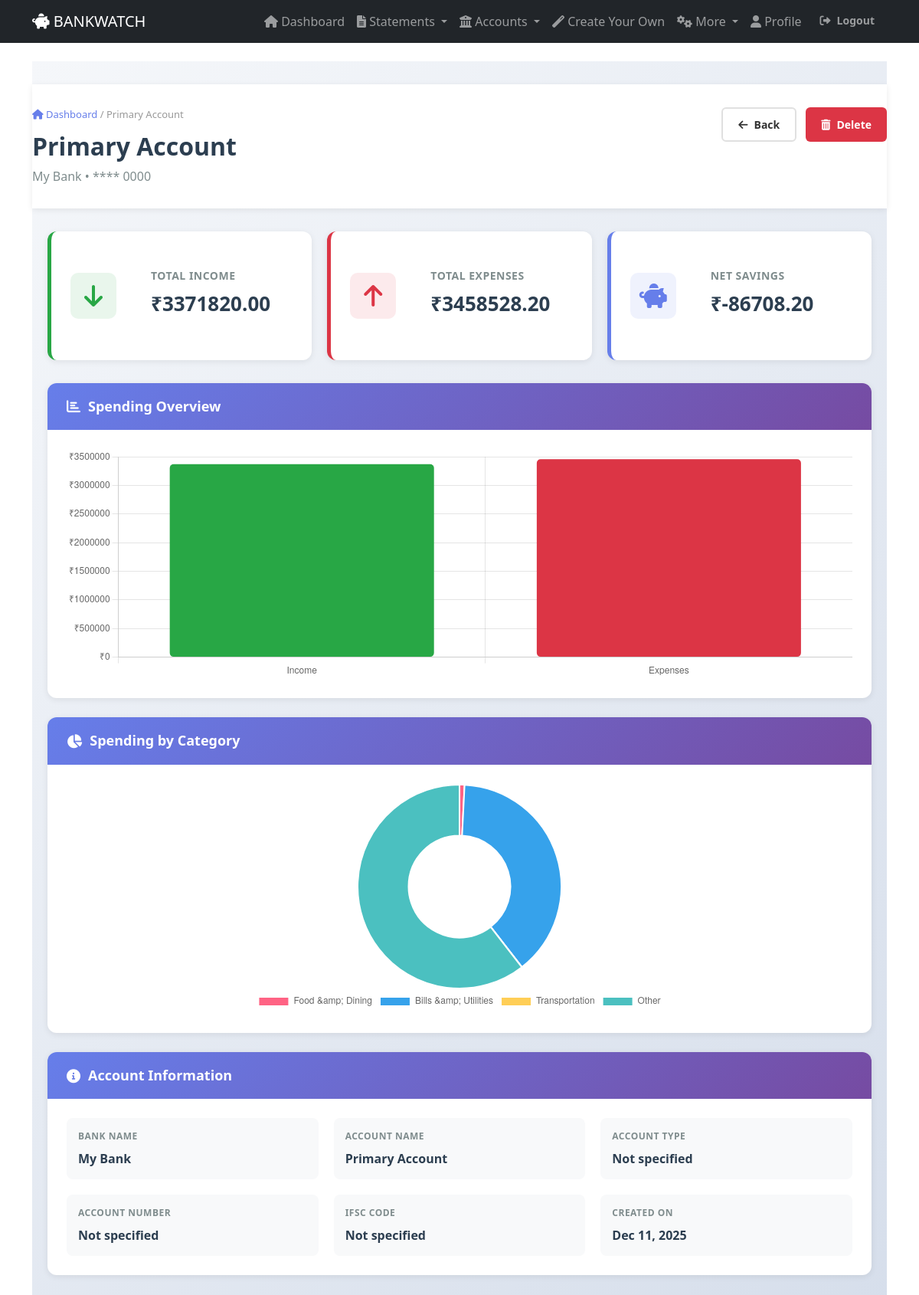
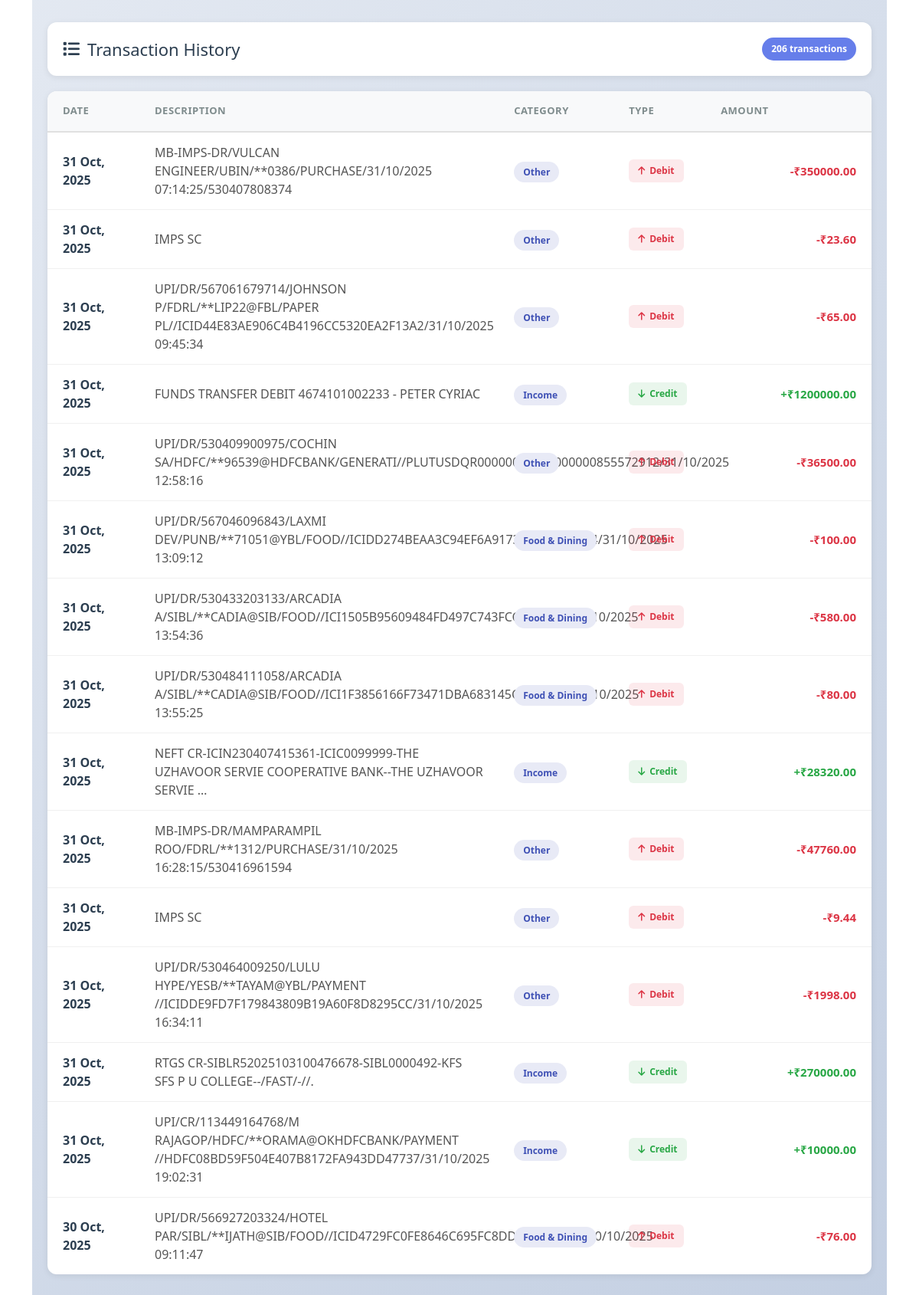
/analyzer/accounts/7/view/ (signed in), run on the app's committed database (2 pictures, top to bottom).
### analyzer/models.py (models this page shows, shortened)
class BankAccount(models.Model):
    user = models.ForeignKey(User, on_delete=models.CASCADE)
    bank_name = models.CharField(max_length=100)
    account_name = models.CharField(max_length=100, blank=True)
    account_number = models.CharField(max_length=20, blank=True)
    account_type = models.CharField(max_length=50, blank=True)
    ifsc_code = models.CharField(max_length=11, blank=True)
    description = models.TextField(blank=True)
    created_at = models.DateTimeField(auto_now_add=True)

class Transaction(models.Model):
    CATEGORY_CHOICES = [
        ('INCOME', 'Income'),
        ('FOOD', 'Food & Dining'),
        ('SHOPPING', 'Shopping'),
        ('BILLS', 'Bills & Utilities'),
        ('TRANSPORT', 'Transportation'),
        ('ENTERTAINMENT', 'Entertainment'),
        ('HEALTHCARE', 'Healthcare'),
        ('LOAN', 'Loan & EMI'),
        ('TRAVEL', 'Travel'),
        ('OTHER', 'Other'),
    ]
    statement = models.ForeignKey(BankStatement, on_delete=models.CASCADE)
    date = models.DateField()
    description = models.TextField()
    amount = models.DecimalField(max_digits=10, decimal_places=2)
    transaction_type = models.CharField(max_length=10, choices=[('DEBIT', 'Debit'), ('CREDIT', 'Credit')])
    category = models.CharField(max_length=20, choices=CATEGORY_CHOICES, default='OTHER')
    created_at = models.DateTimeField(auto_now_add=True)

### analyzer/views.py (the view)
# urls.py: path('accounts/<int:account_id>/view/', views.view_account_details, name='view_account_details'),
@login_required
def view_account_details(request, account_id):
    account = get_object_or_404(BankAccount, id=account_id, user=request.user)
    account_transactions = Transaction.objects.filter(
        statement__account=account
    ).select_related('statement').order_by('-date')
    recent_transactions = account_transactions[:15]
    total_income = account_transactions.filter(transaction_type='CREDIT').aggregate(
        total=models.Sum('amount')
    )['total'] or 0
    total_expenses = account_transactions.filter(transaction_type='DEBIT').aggregate(
        total=models.Sum('amount')
    )['total'] or 0
    net_savings = total_income - total_expenses
    category_totals = {}
    expense_transactions = account_transactions.filter(transaction_type='DEBIT')
    for category_code, category_name in Transaction.CATEGORY_CHOICES:
        if category_code != 'INCOME':
            category_total = expense_transactions.filter(category=category_code).aggregate(
                total=models.Sum('amount')
            )['total'] or 0
            if category_total > 0:
                category_totals[category_code] = {
                    'name': category_name,
                    'amount': float(category_total),
                    'percentage': 0
                }
    total_expenses_amount = sum(cat['amount'] for cat in category_totals.values())
    for category in category_totals.values():
        if total_expenses_amount > 0:
            category['percentage'] = round((category['amount'] / total_expenses_amount) * 100, 1)
    if total_income > 0:
        savings_rate = (net_savings / total_income) * 100
        if savings_rate >= 20:
            financial_health = {'score': 85, 'status': 'Excellent', 'message': 'Great savings rate!'}
        elif savings_rate >= 10:
            financial_health = {'score': 70, 'status': 'Good', 'message': 'Solid financial health'}
        else:
            financial_health = {'score': 50, 'status': 'Needs Attention', 'message': 'Consider increasing savings'}
    else:
        financial_health = {'score': 0, 'status': 'No Data', 'message': 'No transactions for this account'}
    context = {
        'account': account,
        'transactions': account_transactions,
        'recent_transactions': recent_transactions,
        'monthly_income': total_income,
        'monthly_expenses': total_expenses,
        'monthly_savings': net_savings,
        'category_totals': category_totals,
        'financial_health': financial_health,
    }
    return render(request, 'analyzer/account_details.html', context)

### templates/analyzer/account_details.html (shortened to what this page needs)
{% extends 'base.html' %}
{% load static %}
{% block content %}
<div class="container-fluid account-details-container">
    <div class="account-header-section">
        <div class="header-top">
            <div class="header-info">
                <div class="breadcrumb-nav">
                    <a href="{% url 'dashboard' %}"><i class="fas fa-home"></i> Dashboard</a>
                    <span>/</span>
                    <span>{{ account.account_name }}</span>
                </div>
                <h1 class="account-title">{{ account.account_name }}</h1>
                <p class="account-subtitle">{{ account.bank_name }} • {{ account.account_number|default:"**** 0000" }}</p>
            </div>
            <div class="header-actions">
                <a href="{% url 'dashboard' %}" class="btn btn-outline">
                    <i class="fas fa-arrow-left"></i> Back
                </a>
                <a href="{% url 'delete_account' account.id %}" class="btn btn-danger">
                    <i class="fas fa-trash-alt"></i> Delete
                </a>
            </div>
        </div>
    </div>
    <div class="summary-section">
        <div class="cards-grid">
            <div class="summary-card income">
                <div class="card-icon">
                    <i class="fas fa-arrow-down"></i>
                </div>
                <div class="card-body">
                    <h4>Total Income</h4>
                    <p class="amount">₹{{ monthly_income|floatformat:2 }}</p>
                </div>
            </div>
            <div class="summary-card expenses">
                <div class="card-icon">
                    <i class="fas fa-arrow-up"></i>
                </div>
                <div class="card-body">
                    <h4>Total Expenses</h4>
                    <p class="amount">₹{{ monthly_expenses|floatformat:2 }}</p>
                </div>
            </div>
            <div class="summary-card savings">
                <div class="card-icon">
                    <i class="fas fa-piggy-bank"></i>
                </div>
                <div class="card-body">
                    <h4>Net Savings</h4>
                    <p class="amount">₹{{ monthly_savings|floatformat:2 }}</p>
                </div>
            </div>
        </div>
    </div>
    <div class="charts-section">
        <div class="row">
            <div class="col-lg-12">
                <div class="chart-card">
                    <div class="card-header">
                        <h3><i class="fas fa-chart-bar"></i> Spending Overview</h3>
                    </div>
                    <div class="card-body">
                        <div class="chart-wrapper">
                            <canvas id="spendingChart" height="300"></canvas>
                        </div>
                    </div>
                </div>
            </div>
        </div>
        <div class="row">
            <div class="col-lg-12">
                <div class="chart-card">
                    <div class="card-header">
                        <h3><i class="fas fa-pie-chart"></i> Spending by Category</h3>
                    </div>
                    <div class="card-body">
                        <div class="chart-wrapper">
                            <canvas id="categoryChart" height="350"></canvas>
                        </div>
                    </div>
                </div>
            </div>
        </div>
        <div class="row">
            <div class="col-lg-12">
                <div class="chart-card">
                    <div class="card-header">
                        <h3><i class="fas fa-info-circle"></i> Account Information</h3>
                    </div>
                    <div class="card-body">
                        <div class="info-grid">
                            <div class="info-item">
                                <span class="info-label">Bank Name</span>
                                <span class="info-value">{{ account.bank_name }}</span>
                            </div>
                            <div class="info-item">
                                <span class="info-label">Account Name</span>
                                <span class="info-value">{{ account.account_name }}</span>
                            </div>
                            <div class="info-item">
                                <span class="info-label">Account Type</span>
                                <span class="info-value">{{ account.account_type|default:"Not specified" }}</span>
                            </div>
                            <div class="info-item">
                                <span class="info-label">Account Number</span>
                                <span class="info-value">{{ account.account_number|default:"Not specified" }}</span>
                            </div>
                            <div class="info-item">
                                <span class="info-label">IFSC Code</span>
                                <span class="info-value">{{ account.ifsc_code|default:"Not specified" }}</span>
                            </div>
                            <div class="info-item">
                                <span class="info-label">Created On</span>
                                <span class="info-value">{{ account.created_at|date:"M d, Y" }}</span>
                            </div>
                        </div>
                    </div>
                </div>
            </div>
        </div>
    </div>
    <div class="transactions-section">
        <div class="section-title">
            <h2><i class="fas fa-list"></i> Transaction History</h2>
            <span class="transaction-badge">{{ transactions|length }} transactions</span>
        </div>
        {% if transactions %}
        <div class="transactions-table-wrapper">
            <table class="transactions-table">
                <thead>
                    <tr>
                        <th>Date</th>
                        <th>Description</th>
                        <th>Category</th>
                        <th>Type</th>
                        <th class="text-right">Amount</th>
                    </tr>
                </thead>
                <tbody>
                    {% for transaction in recent_transactions %}
                    <tr class="transaction-row">
                        <td class="date-cell">{{ transaction.date|date:"d M, Y" }}</td>
                        <td class="description-cell">{{ transaction.description|truncatewords:8 }}</td>
                        <td class="category-cell">
                            <span class="category-badge">{{ transaction.get_category_display }}</span>
                        </td>
                        <td class="type-cell">
                            {% if transaction.transaction_type == 'CREDIT' %}
                                <span class="type-badge credit"><i class="fas fa-arrow-down"></i> Credit</span>
                            {% else %}
                                <span class="type-badge debit"><i class="fas fa-arrow-up"></i> Debit</span>
                            {% endif %}
                        </td>
                        <td class="amount-cell {% if transaction.transaction_type == 'CREDIT' %}positive{% else %}negative{% endif %}">
                            {% if transaction.transaction_type == 'CREDIT' %}
                                <span class="amount-plus">+₹{{ transaction.amount|floatformat:2 }}</span>
                            {% else %}
                                <span class="amount-minus">-₹{{ transaction.amount|floatformat:2 }}</span>
                            {% endif %}
                        </td>
                    </tr>
                    {% endfor %}
                </tbody>
            </table>
        </div>
        {% endif %}
    </div>
</div>
<script>
    // Spending Chart (Income vs Expenses)
    const spendingCtx = document.getElementById('spendingChart').getContext('2d');
    new Chart(spendingCtx, {
        type: 'bar',
        data: {
            labels: ['Income', 'Expenses'],
            datasets: [{
                label: 'Amount (₹)',
                data: [{{ monthly_income }}, {{ monthly_expenses }}],
                backgroundColor: ['#28a745', '#dc3545'],
                borderRadius: 5,
                borderSkipped: false
            }]
        },
        options: {
            responsive: true,
            plugins: {
                legend: { display: false }
            },
            scales: {
                y: {
                    beginAtZero: true,
                    ticks: { callback: function(value) { return '₹' + value; } }
                }
            }
        }
    });
    // Category Chart
    {% if category_totals %}
    const categoryCtx = document.getElementById('categoryChart').getContext('2d');
    new Chart(categoryCtx, {
        type: 'doughnut',
        data: {
            labels: [{% for cat_code, cat_data in category_totals.items %}'{{ cat_data.name }}'{% if not forloop.last %},{% endif %}{% endfor %}],
            datasets: [{
                data: [{% for cat_code, cat_data in category_totals.items %}{{ cat_data.amount }}{% if not forloop.last %},{% endif %}{% endfor %}],
                backgroundColor: [
                    '#FF6384', '#36A2EB', '#FFCE56', '#4BC0C0', '#9966FF',
                    '#FF9F40', '#FF6384', '#C9CBCF', '#4BC0C0', '#FF6384'
                ]
            }]
        },
        options: {
            responsive: true,
            plugins: {
                legend: { position: 'bottom' }
            }
        }
    });
    {% endif %}
</script>
{% endblock %}

### data on the page
BankAccount: account_name "Primary Account", bank_name "My Bank", account_number "**** 0000", account_type "Not specified", account_number "Not specified", ifsc_code "Not specified", created_at "Dec 11, 2025"
Transaction: transaction_type "DEBIT" (drawn)
Transaction: transaction_type "DEBIT" (drawn)
Transaction: transaction_type "DEBIT" (drawn)
Transaction: transaction_type "CREDIT" (drawn)
Transaction: transaction_type "DEBIT" (drawn)
Transaction: transaction_type "DEBIT" (drawn)
Transaction: transaction_type "DEBIT" (drawn)
Transaction: transaction_type "DEBIT" (drawn)
Transaction: transaction_type "CREDIT" (drawn)
Transaction: transaction_type "DEBIT" (drawn)
Transaction: transaction_type "DEBIT" (drawn)
Transaction: transaction_type "DEBIT" (drawn)
Transaction: transaction_type "CREDIT" (drawn)
Transaction: transaction_type "CREDIT" (drawn)
Transaction: transaction_type "DEBIT" (drawn)

### other printed values
{{ monthly_income|floatformat:2 }} "3371820.00"
{{ monthly_expenses|floatformat:2 }} "3458528.20"
{{ monthly_savings|floatformat:2 }} "-86708.20"
{{ transactions|length }} "206"
chart data {{ monthly_income }} 3371820
chart data {{ monthly_expenses }} 3458528.20000000
chart data {{ cat_data.amount }} 27605.0, 1338064.0, 1400.0, 2091459.2
